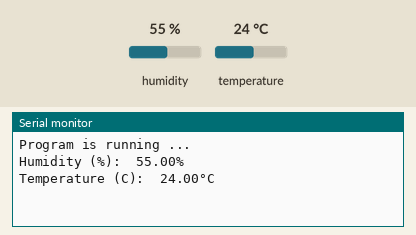
Simulated run of this sketch. Board: Arduino Uno, built with avr-gcc and run on an emulated ATmega328P. On the bench: the last lines printed to the serial monitor. Inputs (shaded band) come from the test bench; at power-on: humidity 55 %, temperature 24 °C.

Above: at 3.2 s.
3.3 s: humidity set to 22 %
At 7.8 s:
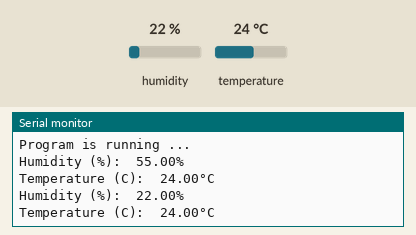
8.9 s: temperature set to 12 °C
At 13.2 s:
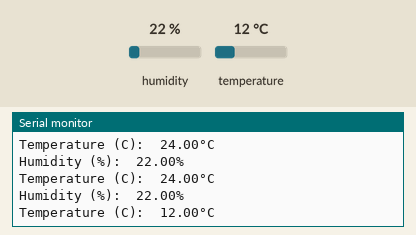
14.5 s: humidity set to 40 %
At 18.5 s:
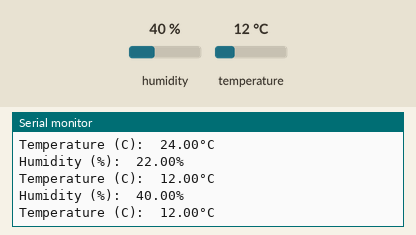
Timing chart, 0 to 20.0 s (numbered marks = the images above; inputs shaded):
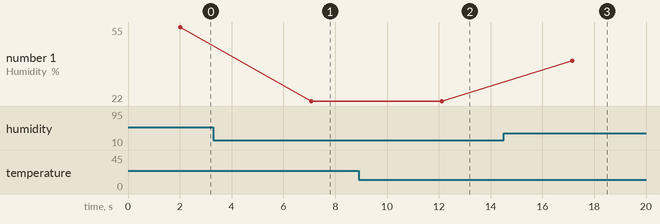

Measured:
- after the input at 3.3 s, the serial monitor: prints a new line after 3.8 s (image 1)
- after the input at 8.9 s, the serial monitor: prints a new line after 3.2 s (image 2)
- after the input at 14.5 s, the serial monitor: prints a new line after 2.6 s (image 3)
- plotted number 1: 55 → 22 after the input at 3.3 s, 22 → 40 after the input at 14.5 s

The sketch:

ard.ino
```cpp
// Arduino code ...

//required libraries:
#include <DHT.h>                //DHT11 library
#include <SoftwareSerial.h>     //Arduino to NodeMCU libraries

//Initialize Arduino to NodeMCU (5=Rx & 6=Tx)
SoftwareSerial arduino(5,6);    //use pins 5 & 6 in arduino

//Initialization of DHT11 sensor
#define DHTPIN 2
#define DHTTYPE DHT11

//instance + Variables
DHT sensor(DHTPIN, DHTTYPE);
float temp;
float hum;


//main Arduino code starts from here ...
void setup(){
  Serial.begin(9600);  //baud speed for seiral port (Serial communication with computer)
  sensor.begin();
  arduino.begin(9600);
  delay(2000);

  Serial.println("Program is running ...");
}//End setup


void loop(){
  //Obtain Humditiy and Temperature data
  dht_func();

  //send data directly through SoftwareSerial object (arduino)
  arduino.print(hum);
  arduino.println("\n");
  arduino.print(temp);
  arduino.println("\n");
  delay(5000);

}//End mian loop func

//=======================================================
//user-define (our) functions
void dht_func(){
  hum = sensor.readHumidity();
  temp = sensor.readTemperature();  //in Celsius

  // Check if reading failed to exit early (to try again).
  if (isnan(hum) || isnan(temp) )
  {
    Serial.println("Failed to read from DHT sensor!");
    return;
  }

  //show data on Serial monitor
  Serial.print("Humidity (%):  ");
  Serial.print(hum);
  Serial.println("%");
  Serial.print("Temperature (C):  ");
  Serial.print(temp);
  Serial.println("°C");
  //add fehrenhite in the future
}
```
